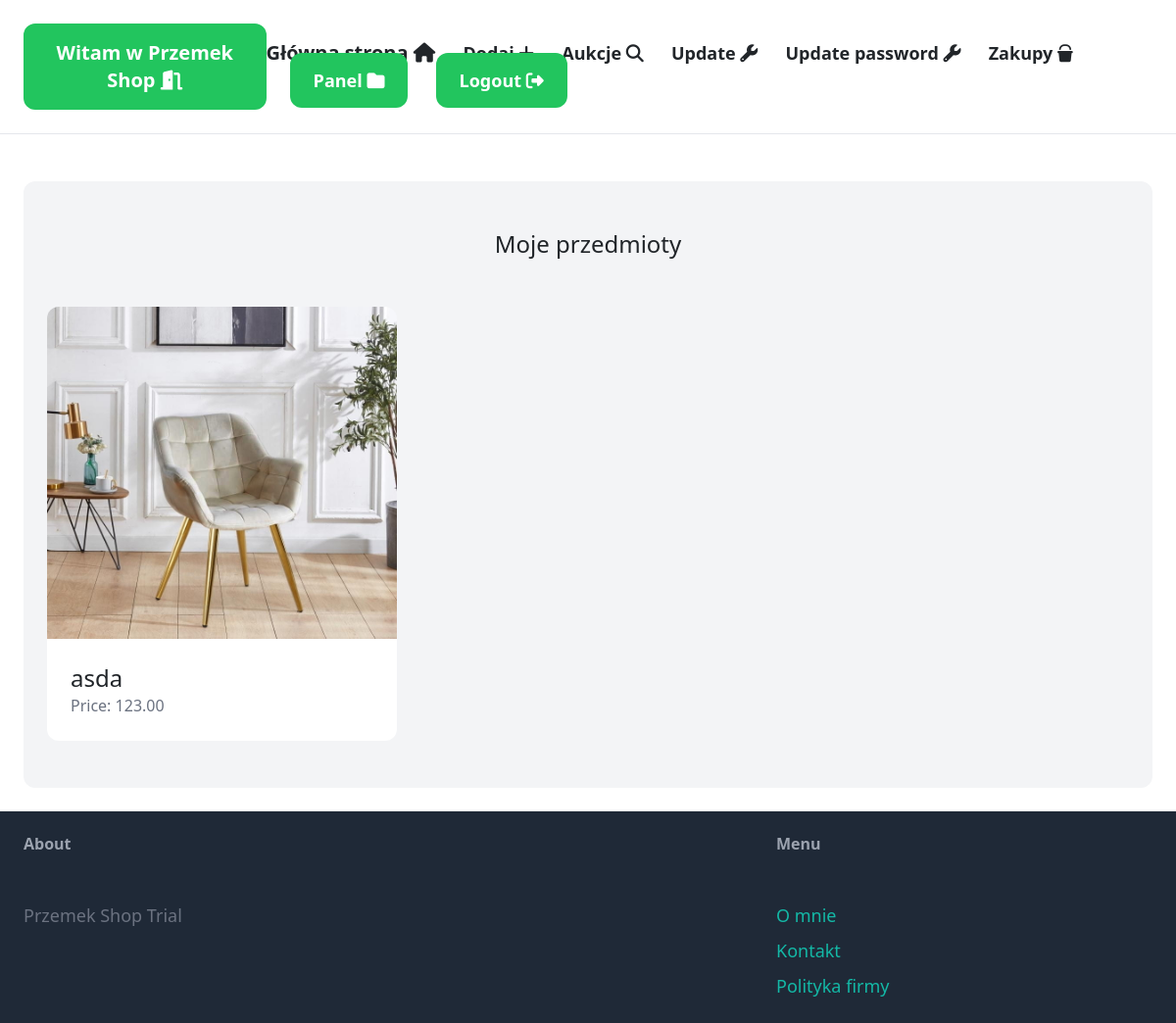
Screenshot of /dashboard/ (signed in) with the database file from the repository.
### przedmioty/models.py (models this page shows, shortened)
class Item(models.Model):
    category = models.ForeignKey(Category, related_name='items', on_delete=models.CASCADE)
    name = models.CharField(max_length=255)
    description = models.TextField(blank=True, null=True)
    price = models.DecimalField(max_digits=12,decimal_places=2)
    min_price = models.FloatField(null=True, blank=True)
    image = models.ImageField(upload_to='item_images', blank=True, null=True)
    is_sold = models.BooleanField(default=False)
    created_by = models.ForeignKey(CustomUser, related_name='items', on_delete=models.CASCADE)
    created_at = models.DateTimeField(auto_now_add=True)

### panel/views.py (the view)
# urls.py: path('', views.index, name='index'),
@login_required
def index(request):
    items = Item.objects.filter(created_by=request.user)
    return render(request, 'dashboard/index.html', {
        'items': items,
    })

### panel/templates/dashboard/index.html (shortened to what this page needs)
{% extends 'base.html' %}
{% block content %}
    <div class="mt-6 px-6 py-12 bg-gray-100 rounded-xl">
        <h2 class="mb-12 text-2xl text-center">Moje przedmioty</h2>
        <div class="grid grid-cols-3 gap-3">
            {% for item in items %}
                <div>
                    <a href="{% url 'item:detail' item.id %}">
                        <div>
                            <img src="{{ item.image.url }}" class="rounded-t-xl">
                        </div>
                        <div class="p-6 bg-white rounded-b-xl">
                            <h2 class="text-2xl">{{ item.name }}</h2>
                            <p class="text-gray-500">Price: {{ item.price }}</p>
                        </div>
                    </a>
                </div>
            {% endfor %}
        </div>
    </div>
{% endblock %}

### rows the page displays
Item: image (picture), name "asda", price "123.00"
